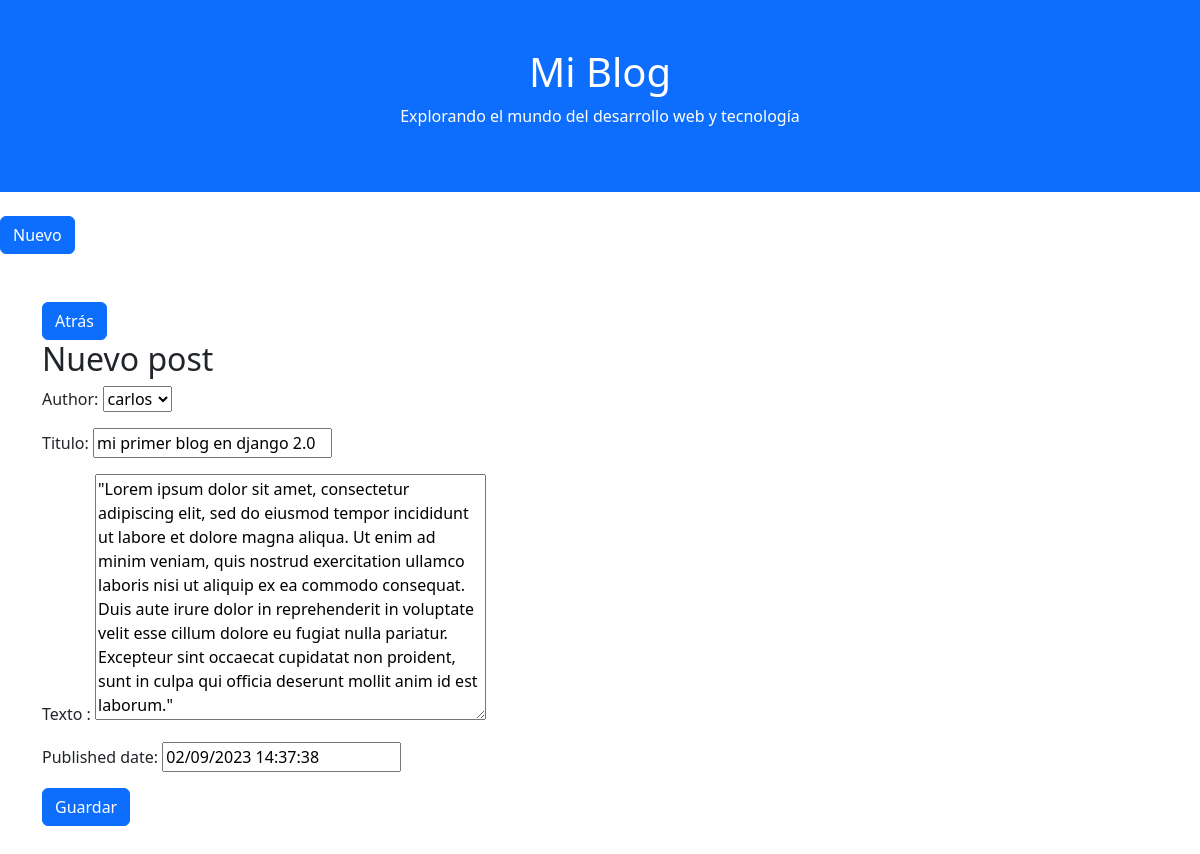
/post/1/edit/, run on an earlier commit of the app's database.
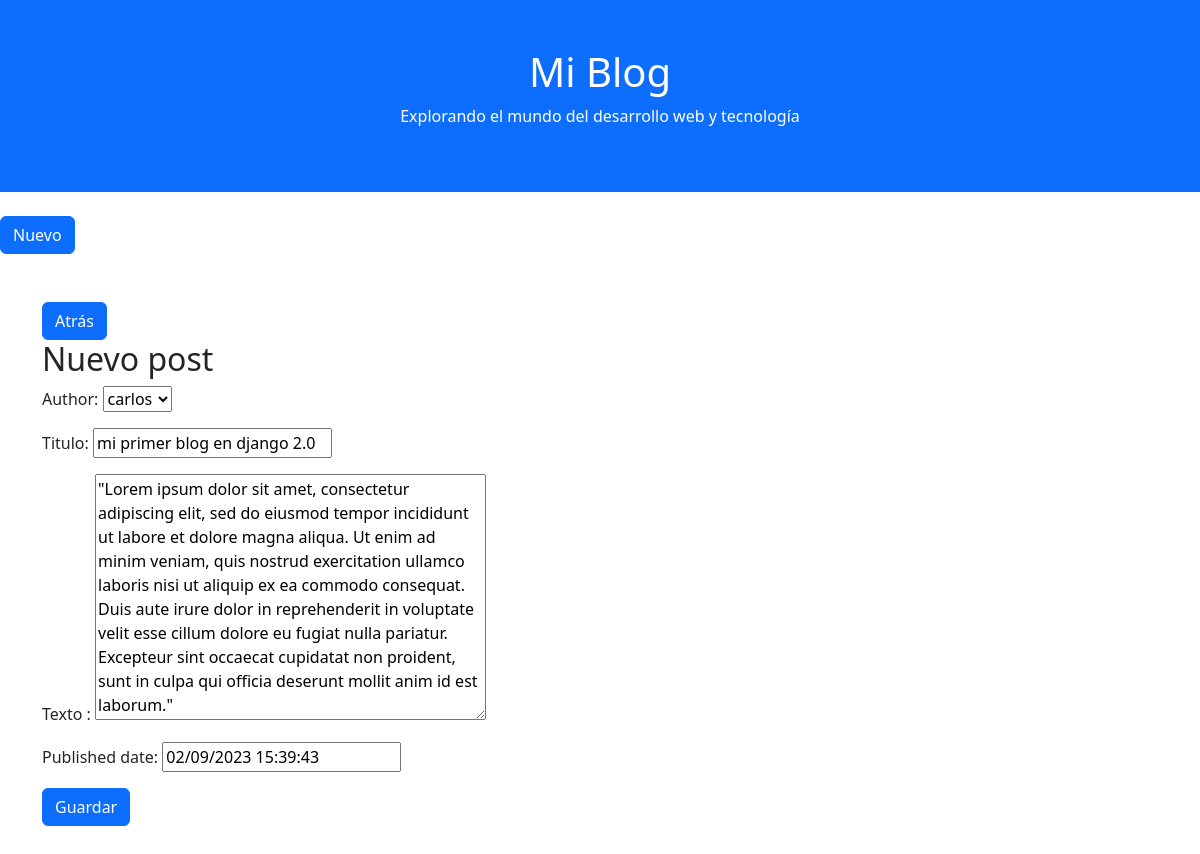
And on a later commit of the database.
### blog/models.py (models this page shows, shortened)
class Post(models.Model):
    author = models.ForeignKey(settings.AUTH_USER_MODEL, on_delete=models.CASCADE)
    title = models.CharField(("Titulo"),max_length=200)
    text = models.TextField(("Texto "),max_length=1000)
    created_date = models.DateTimeField(
            default=timezone.now)
    published_date = models.DateTimeField(
            blank=True, null=True)

### blog/views.py (the view)
# urls.py: path('post/<int:pk>/edit/', views.post_edit, name='post_edit'),
def post_edit(request, pk):
    post = get_object_or_404(Post, pk=pk)
    if request.method == "POST":
        form = PostForm(request.POST, instance=post)
        if form.is_valid():
            post = form.save(commit=False)
            post.author = request.user
            post.published_date = timezone.now()
            post.save()
            return redirect('post_detail', pk=post.pk)
    else:
        form = PostForm(instance=post)
    return render(request, 'blog/post_edit.html', {'form': form})

### blog/forms.py
class PostForm(forms.ModelForm):
    class Meta:
        model = Post
        fields = ('author', 'title', 'text', 'published_date')
    widgets = {
        'author': forms.Select(),
        'title': forms.TextInput(),
        'text': forms.Textarea(attrs={'class': 'form-control'}),
        'published_date': forms.DateTimeInput(attrs={'class': 'form-control'}),
    }

### blog/templates/blog/post_edit.html (shortened to what this page needs)
{% extends 'blog/blog.html' %}
{% block content %}
<a href="{% url 'post_list' %}" class="btn btn-primary">
Atrás
</a>
    <h2>Nuevo post</h2>
    <form method="POST" class="post-form">
        {{ form.as_p }}
        <button type="submit" class="save btn btn-primary">Guardar</button>
    </form>
    <br>
    <br>
    <br>
{% endblock %}

What changed in the data, as far as the page shows it:
changed Post "carlos": published_date "02/09/2023 14:37:38" → "02/09/2023 15:39:43"
